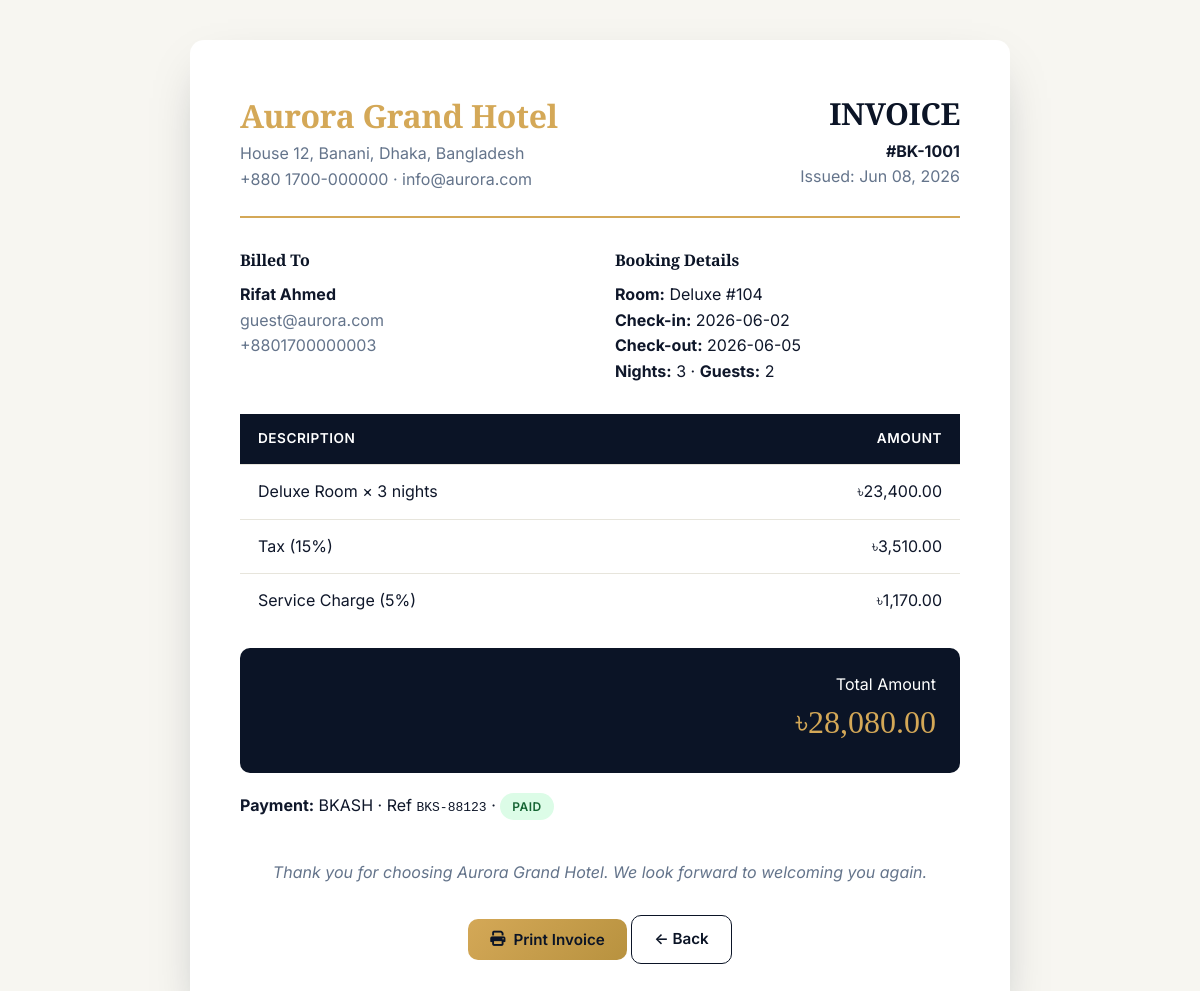
Screenshot of /customer/invoice.php?id=1 (signed in) with the database file from the repository.
### tables this page shows
CREATE TABLE bookings (
  id INT PRIMARY KEY AUTO_INCREMENT,
  code VARCHAR(20) UNIQUE NOT NULL,
  customer_id INT NOT NULL,
  room_id INT NOT NULL,
  check_in DATE NOT NULL,
  check_out DATE NOT NULL,
  nights INT NOT NULL,
  guests INT DEFAULT 1,
  total DECIMAL(12,2) NOT NULL,
  status ENUM('pending','confirmed','checked-in','checked-out','cancelled') DEFAULT 'pending',
  deleted_at TIMESTAMP NULL,
  created_at TIMESTAMP DEFAULT CURRENT_TIMESTAMP,
  FOREIGN KEY (customer_id) REFERENCES customers(id) ON DELETE RESTRICT,
  FOREIGN KEY (room_id) REFERENCES rooms(id) ON DELETE RESTRICT
);

CREATE TABLE invoices (
  id INT PRIMARY KEY AUTO_INCREMENT,
  booking_id INT UNIQUE NOT NULL,
  subtotal DECIMAL(12,2) NOT NULL,
  tax DECIMAL(12,2) NOT NULL,
  service DECIMAL(12,2) NOT NULL,
  total DECIMAL(12,2) NOT NULL,
  issued_at TIMESTAMP DEFAULT CURRENT_TIMESTAMP,
  FOREIGN KEY (booking_id) REFERENCES bookings(id) ON DELETE CASCADE
);

CREATE TABLE users (
  id INT PRIMARY KEY AUTO_INCREMENT,
  name VARCHAR(120) NOT NULL,
  email VARCHAR(150) UNIQUE NOT NULL,
  phone VARCHAR(20),
  password_hash VARCHAR(255) NOT NULL,
  role_id INT NOT NULL,
  is_active TINYINT(1) DEFAULT 1,
  deleted_at TIMESTAMP NULL,
  created_at TIMESTAMP DEFAULT CURRENT_TIMESTAMP,
  FOREIGN KEY (role_id) REFERENCES roles(id) ON DELETE RESTRICT
);

CREATE TABLE room_types (
  id INT PRIMARY KEY AUTO_INCREMENT,
  name VARCHAR(60) UNIQUE NOT NULL,
  base_price DECIMAL(10,2) NOT NULL,
  capacity INT NOT NULL,
  description TEXT,
  image VARCHAR(120)
);

CREATE TABLE rooms (
  id INT PRIMARY KEY AUTO_INCREMENT,
  number VARCHAR(10) UNIQUE NOT NULL,
  type_id INT NOT NULL,
  status ENUM('available','occupied','dirty','maintenance') DEFAULT 'available',
  price DECIMAL(10,2) NOT NULL,
  floor INT,
  FOREIGN KEY (type_id) REFERENCES room_types(id) ON DELETE RESTRICT
);

CREATE TABLE payments (
  id INT PRIMARY KEY AUTO_INCREMENT,
  booking_id INT NOT NULL,
  method ENUM('card','bkash','cash') NOT NULL,
  reference VARCHAR(80) NOT NULL,
  amount DECIMAL(12,2) NOT NULL,
  status ENUM('paid','pending','refunded') DEFAULT 'paid',
  paid_at TIMESTAMP DEFAULT CURRENT_TIMESTAMP,
  FOREIGN KEY (booking_id) REFERENCES bookings(id) ON DELETE CASCADE
);

### config/db.php (called while the page is built, shortened)
<?php
function db(): PDO {
    static $pdo = null;
    if ($pdo === null) {
        $dsn = 'mysql:host=' . DB_HOST . ';dbname=' . DB_NAME . ';charset=' . DB_CHAR;
        try {
            $pdo = new PDO($dsn, DB_USER, DB_PASS, [
                PDO::ATTR_ERRMODE            => PDO::ERRMODE_EXCEPTION,
                PDO::ATTR_DEFAULT_FETCH_MODE => PDO::FETCH_ASSOC,
                PDO::ATTR_EMULATE_PREPARES   => false,
            ]);
        } catch (PDOException $e) {
            http_response_code(500);
            exit('Database connection failed: ' . htmlspecialchars($e->getMessage()));
        }
    }
    return $pdo;
}
function base_url(string $path = ''): string {
    $script = $_SERVER['SCRIPT_NAME'] ?? '';
    $root = rtrim(str_replace('\\', '/', dirname($script)), '/');
    foreach (['/admin','/staff','/customer','/auth'] as $sub) {
        if (str_ends_with($root, $sub)) { $root = substr($root, 0, -strlen($sub)); }
    }
    return $root . '/' . ltrim($path, '/');
}

### includes/security.php (called while the page is built, shortened)
<?php
function e(string $v): string { return htmlspecialchars(trim($v), ENT_QUOTES | ENT_HTML5, 'UTF-8'); }
function money($n): string { return CURRENCY . number_format((float)$n, 2); }

### customer/invoice.php (the view, shortened to what this page needs)
<?php
require_once __DIR__ . '/../config/db.php';
require_once __DIR__ . '/../includes/security.php';
$id = (int)($_GET['id'] ?? 0);
$q = db()->prepare('SELECT b.*, u.name AS guest, u.email, u.phone, r.number AS room_no, rt.name AS room_type, c.user_id FROM bookings b JOIN customers c ON c.id=b.customer_id JOIN users u ON u.id=c.user_id JOIN rooms r ON r.id=b.room_id JOIN room_types rt ON rt.id=r.type_id WHERE b.id=?');
$q->execute([$id]); $b = $q->fetch();
$inv = db()->prepare('SELECT * FROM invoices WHERE booking_id=?'); $inv->execute([$id]); $inv = $inv->fetch();
$pay = db()->prepare('SELECT * FROM payments WHERE booking_id=? LIMIT 1'); $pay->execute([$id]); $pay = $pay->fetch();
$pageTitle = 'Invoice ' . $b['code'];
?><!doctype html><html><head><meta charset="utf-8"><title><?= $pageTitle ?></title>
<link rel="stylesheet" href="<?= base_url('assets/css/style.css') ?>">
<link rel="stylesheet" href="https://cdnjs.cloudflare.com/ajax/libs/font-awesome/6.5.0/css/all.min.css">
</head><body>
<div class="invoice">
  <div class="inv-head">
    <div><h1><?= e(HOTEL_NAME) ?></h1><p class="muted"><?= e(HOTEL_ADDRESS) ?></p><p class="muted"><?= e(HOTEL_PHONE) ?> · <?= e(HOTEL_EMAIL) ?></p></div>
    <div style="text-align:right"><h2 style="color:var(--navy)">INVOICE</h2><p><strong>#<?= e($b['code']) ?></strong></p><p class="muted">Issued: <?= e(date('M d, Y', strtotime($inv['issued_at']))) ?></p></div>
  </div>
  <div style="display:grid;grid-template-columns:1fr 1fr;gap:30px;margin-bottom:30px">
    <div><h4>Billed To</h4><p style="margin-top:8px"><strong><?= e($b['guest']) ?></strong></p><p class="muted"><?= e($b['email']) ?></p><p class="muted"><?= e($b['phone']) ?></p></div>
    <div><h4>Booking Details</h4><p style="margin-top:8px"><strong>Room:</strong> <?= e($b['room_type']) ?> #<?= e($b['room_no']) ?></p><p><strong>Check-in:</strong> <?= e($b['check_in']) ?></p><p><strong>Check-out:</strong> <?= e($b['check_out']) ?></p><p><strong>Nights:</strong> <?= (int)$b['nights'] ?> · <strong>Guests:</strong> <?= (int)$b['guests'] ?></p></div>
  </div>
  <table><thead><tr><th>Description</th><th style="text-align:right">Amount</th></tr></thead><tbody>
    <tr><td><?= e($b['room_type']) ?> Room × <?= (int)$b['nights'] ?> night<?= $b['nights']>1?'s':'' ?></td><td style="text-align:right"><?= money($inv['subtotal']) ?></td></tr>
    <tr><td>Tax (<?= TAX_RATE*100 ?>%)</td><td style="text-align:right"><?= money($inv['tax']) ?></td></tr>
    <tr><td>Service Charge (<?= SERVICE_RATE*100 ?>%)</td><td style="text-align:right"><?= money($inv['service']) ?></td></tr>
  </tbody></table>
  <div class="inv-total"><div>Total Amount</div><div class="big"><?= money($inv['total']) ?></div></div>
  <?php if ($pay): ?><p style="margin-top:20px"><strong>Payment:</strong> <?= strtoupper(e($pay['method'])) ?> · Ref <code><?= e($pay['reference']) ?></code> · <span class="pill pill-<?= e($pay['status']) ?>"><?= e($pay['status']) ?></span></p><?php endif; ?>
  <p style="text-align:center;margin-top:40px;color:var(--slate-2);font-style:italic">Thank you for choosing <?= e(HOTEL_NAME) ?>. We look forward to welcoming you again.</p>
  <div style="margin-top:30px;text-align:center" class="no-print">
    <button onclick="window.print()" class="btn btn-primary"><i class="fa-solid fa-print"></i> Print Invoice</button>
    <a href="<?= base_url('customer/my-bookings.php') ?>" class="btn btn-outline">← Back</a>
  </div>
</div>
</body></html>

### assets/css/style.css (style rules this page uses)
:root { --navy:#0b1426; --navy-2:#101b35; --navy-3:#16223f; --gold:#d4a857; --gold-2:#b8923f; --gold-soft:#f5e5c0; --ink:#0f172a; --slate:#475569; --slate-2:#64748b; --bg:#f7f6f1; --card:#ffffff; --line:#e7e5dc; --ok:#16a34a; --warn:#f59e0b; --danger:#dc2626; --info:#2563eb; --shadow:0 8px 30px -10px rgba(11,20,38,.18); --shadow-lg:0 20px 50px -20px rgba(11,20,38,.35); --radius:14px; }
* { box-sizing:border-box;margin:0;padding:0 }
html,body { font-family:'Inter',system-ui,-apple-system,sans-serif;color:var(--ink);background:var(--bg);line-height:1.6;-webkit-font-smoothing:antialiased }
h1,h2,h3,h4 { font-family:'Playfair Display',serif;font-weight:600;color:var(--navy);letter-spacing:-.01em }
h1 { font-size:2.4rem }
h2 { font-size:1.9rem }
a { color:var(--navy);text-decoration:none;transition:.2s }
.muted { color:var(--slate-2) }
.btn { display:inline-flex;align-items:center;gap:8px;padding:11px 22px;border-radius:10px;border:none;cursor:pointer;font-weight:600;font-size:.95rem;transition:.2s;font-family:inherit }
.btn-primary { background:linear-gradient(135deg,var(--gold),var(--gold-2));color:var(--navy) }
.btn-outline { background:transparent;border:1.5px solid var(--navy);color:var(--navy) }
table { width:100%;border-collapse:collapse }
table th,table td { padding:14px 18px;text-align:left;border-bottom:1px solid var(--line) }
table th { background:var(--navy);color:#fff;font-weight:600;font-size:.85rem;text-transform:uppercase;letter-spacing:.5px }
table tr:last-child td { border-bottom:none }
.pill { display:inline-block;padding:4px 12px;border-radius:999px;font-size:.75rem;font-weight:600;text-transform:uppercase;letter-spacing:.5px }
.pill-available,.pill-confirmed,.pill-clean,.pill-paid,.pill-delivered { background:#dcfce7;color:#166534 }
.invoice { background:#fff;max-width:820px;margin:40px auto;padding:50px;border-radius:var(--radius);box-shadow:var(--shadow-lg) }
.inv-head { display:flex;justify-content:space-between;border-bottom:2px solid var(--gold);padding-bottom:24px;margin-bottom:30px }
.inv-head h1 { color:var(--gold);font-size:2rem }
.inv-total { background:var(--navy);color:#fff;padding:24px;border-radius:10px;text-align:right;margin-top:20px }
.inv-total .big { font-size:2rem;font-family:'Playfair Display';color:var(--gold) }

### rows the page displays
bookings: code "BK-1001", users.name "Rifat Ahmed", users.email "guest@aurora.com", users.phone "+8801700000003", room_types.name "Deluxe", room.number "104", check_in "2026-06-02", check_out "2026-06-05", nights "3", guests "2"
invoices: issued_at "Jun 08, 2026", subtotal "৳23,400.00", tax "৳3,510.00", service "৳1,170.00", total "৳28,080.00"
payments: method "BKASH", reference "BKS-88123", status "PAID"

### other values shown
HOTEL_NAME "Aurora Grand Hotel"
HOTEL_ADDRESS "House 12, Banani, Dhaka, Bangladesh"
HOTEL_PHONE "+880 1700-000000"
HOTEL_EMAIL "info@aurora.com"
TAX_RATE*100 "15"
SERVICE_RATE*100 "5"
